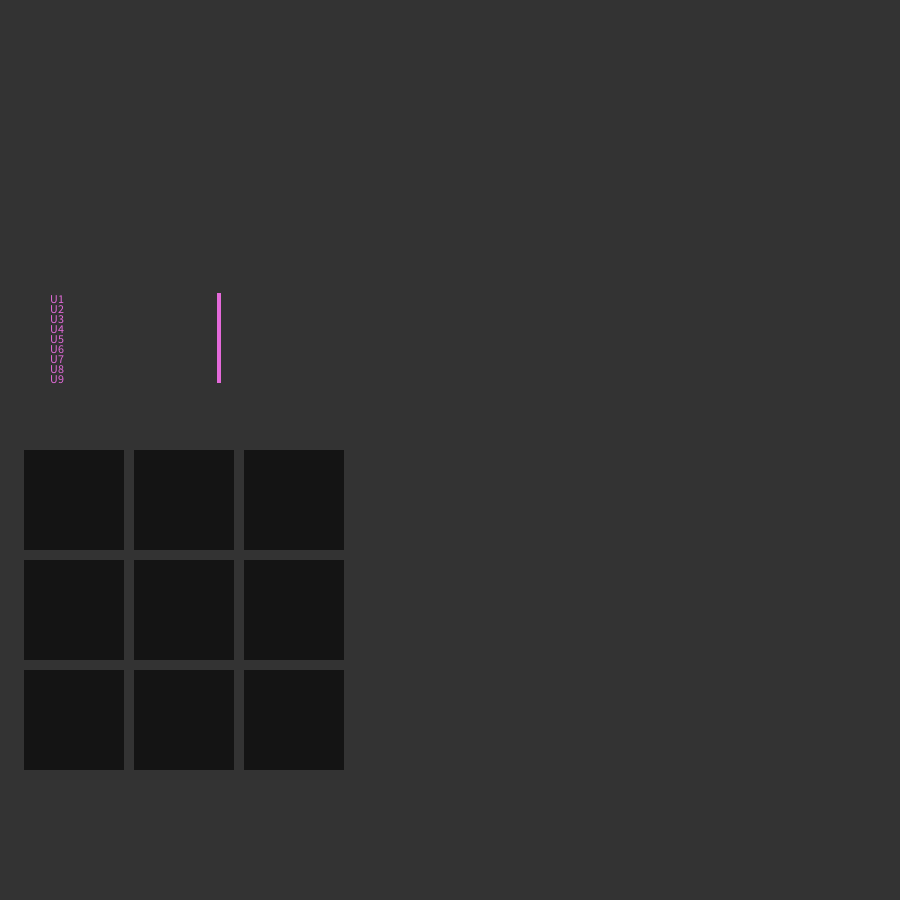
Frame 1 (no input)
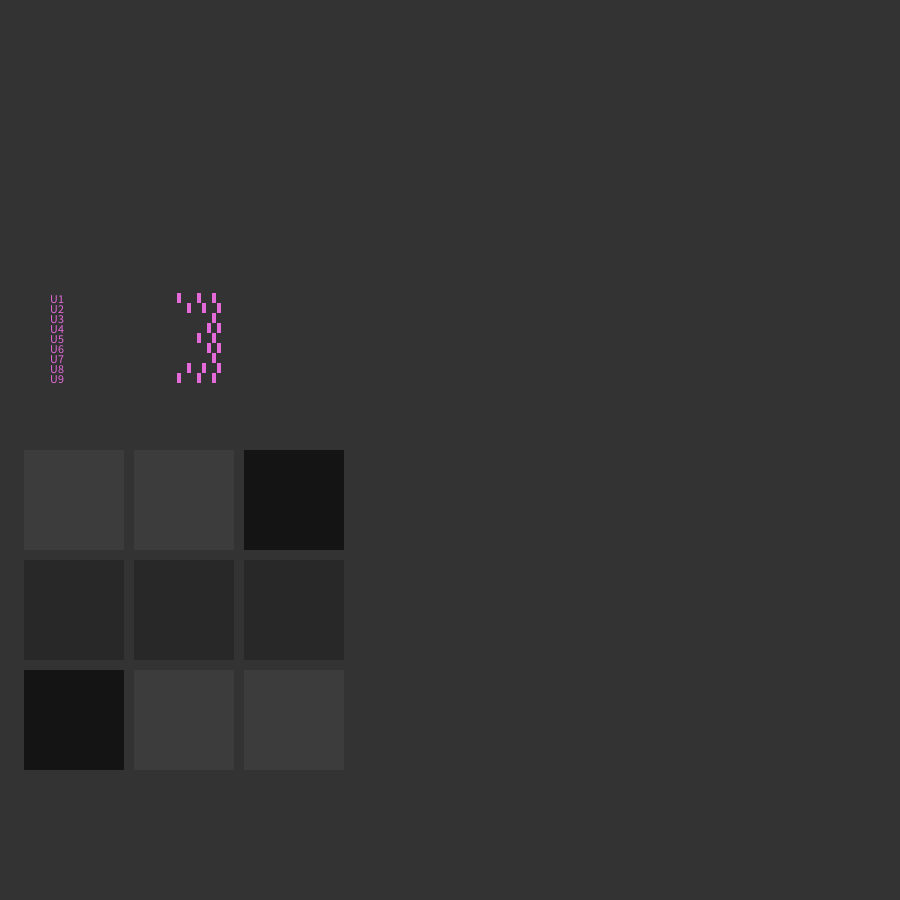
Frame 60 (the mouse pressed at the canvas centre just before this capture)
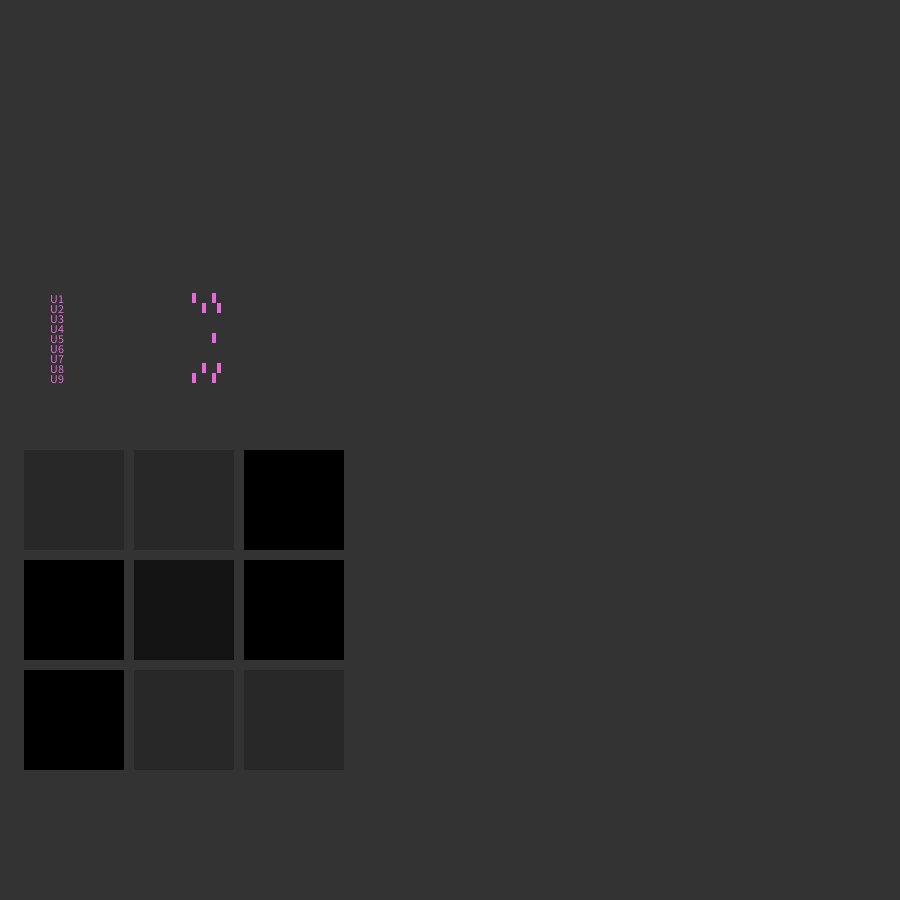
Frame 120 (the mouse held since frame 60 and released just before this capture)

The Processing sketch that drew these frames (run headless with seeded random() and noise(); from frame 60 on, the mouse is pressed at the canvas centre):

// Processing sketch: spiking_dynamics
// ── spiking_dynamics.pde
/**
Sketch for spiking dynamics
**/
enum NeuronType {eRegular_spiking, eIntrinsically_bursting, 
                 eChattering, eFast_spiking, eLow_threshold, eResonator}
int framerate=90;
int substeps = 2;
int numunits = 5;
int tsteps = framerate/3;
float maxspkval = 64;

// single units
SpikingUnit[] units = new SpikingUnit[numunits];
float[][] exc_matrix = {{0, 1, 1, 1, 1}, 
                        {0, 0, 1, 0, 0}, 
                        {0, 1, 0, 1, 0}, 
                        {0, 0, 1, 0, 1}, 
                        {0, 1, 0, 1, 0}
                        };
//float[] sensor_inp =   {100, 100, 0, 
//                        0, 0, 0, 
//                        0, 100, 100
//                        };
                        
float[] base_act = new float[numunits];                          


Buffer[] data = new Buffer[numunits];
Buffer spikerate = new Buffer(tsteps);
Buffer delay = new Buffer(50);

// populations
int popsize = 9;
SpikingPopulation sensorpop;

void setup(){
  size(900, 900);
  noStroke();
  fill(255);
  rectMode(CENTER);
  NeuronType[] ntypes = {NeuronType.eRegular_spiking, 
                         NeuronType.eRegular_spiking, 
                         NeuronType.eFast_spiking,
                       NeuronType.eRegular_spiking,
                     NeuronType.eRegular_spiking};
  frameRate(framerate);
  for(int i=0; i<numunits; i++){
    //units[i] = new SpikingUnit("S"+(i+1), NeuronType.eRegular_spiking, substeps);
    units[i] = new SpikingUnit("S"+(i+1), ntypes[i], substeps);
    data[i] = new Buffer(tsteps);
  }
  
  sensorpop = new SpikingPopulation("Sensor", popsize, NeuronType.eRegular_spiking, tsteps);
   //<>// //<>//
}

void draw(){
  draw_spike_pop();
}

void draw_spike_pop(){
  background(51);
  float[][] sensor_int_top = {{0, 1, 0, 1, 0, 0, 0, 0, 0}, 
                              {1, 0, 1, 0, 1, 0, 0, 0, 0}, 
                              {0, 1, 0, 0, 0, 1, 0, 0, 0}, 
                              {1, 0, 0, 0, 1, 0, 1, 0, 0}, 
                              {0, 1, 0, 1, 0, 1, 0, 1, 0}, 
                              {0, 0, 1, 0, 1, 0, 0, 0, 1}, 
                              {0, 0, 0, 1, 0, 0, 0, 1, 0}, 
                              {0, 0, 0, 0, 1, 0, 1, 0, 1}, 
                              {0, 0, 0, 0, 0, 1, 0, 1, 0}
                              };
  sensorpop.setInternalTopology(sensor_int_top);    
  int stimval = 50;
  float[] sensor_inp =   {stimval, stimval, 0, 
                        0, 0, 0, 
                        0, stimval, stimval
                        };
  sensorpop.setDirect(sensor_inp);
  sensorpop.tick();
  
  
  // viz
  pushMatrix();
  translate(74, 298);
  drawSpikeStrip(sensorpop.getBuffers(), maxspkval);
  popMatrix();
  int rows = 3; int cols = 3;
  float [][] decod_act = new float[rows][cols];
  for(int j=0; j<rows; j++)
    for(int i=0; i<cols; i++){
      float[] spk = sensorpop.getBuffers()[i+rows*j].array();
      
      decod_act[j][i] = 20*countSpikes(spk, maxspkval);
      //println(decod_act[j][i]);
    }
  pushMatrix();
  translate(74, 500);
  drawColGrid(0, 0, 100, decod_act);
  popMatrix();
}

void draw_spikeunit(){
  background(51);
  base_act[0] = 20;
  base_act[1] = 0;
  base_act[2] = 0;
  //circle(148,141, 100);
  //units[1].setDbg(true);
  for(int i=0; i<numunits; i++){
    units[i].setDirect(base_act[i]);
    units[i].tick();
  }
  updateConn(exc_matrix, units); //<>// //<>// //<>//
  
  // update with buffer delay
  delay.append(units[0].getOutput());
  int dl = min(13, delay.array().length-1) ;
  units[1].excite(delay.get(dl));
  
  // draw time series plot
  pushMatrix();
  scale(1, 0.7);
  float[][] plotcrds = {{50, 50},{190, 50},{335, 50},{483, 50},{640, 50}};
  for(int i=0; i<numunits; i++){
    data[i].append(units[i].getVlt());
    pushMatrix();
    translate(plotcrds[i][0], plotcrds[i][1]);
    drawTimeSeries(data[i].array(), 94, 2, -65);
    popMatrix();
  }
  popMatrix();
  // draw topology
  pushMatrix();
  translate(50, 244);
  float[][] topcrds = {{50, 183},{100, 150},{155, 211},{165, 272},{32, 275}};
  drawGraph(topcrds, exc_matrix);
  popMatrix();
  
  // draw spike plot
  pushMatrix();
  translate(74, 298);
  drawSpikeStrip(data, maxspkval);
  popMatrix();
  
  // draw time plot of spikenum
  spikerate.append(countSpikes(data[0].array(), maxspkval));
  pushMatrix();
  translate(260, 353);
  drawTimeSeries(spikerate.array(), 16, 2, 0);
  popMatrix();
  
  // draw phase rotation for a neuron
  pushMatrix();
  translate(52, 40);
  draw_rot_line(units[0].getPhase(), 0, 0);
  popMatrix();
  
}

void updateConn(float[][] matrix, SpikingUnit[] units){

  for(int j=0; j<matrix.length; ++j){
    for(int i=0; i<matrix[0].length; ++i){
      if(matrix[j][i] > 0)
        units[i].excite(units[j].getOutput());//, units[j].getPhase());
      else if(matrix[j][i] < 0)
        units[i].inhibit(units[j].getOutput());//, units[j].getPhase());
    }
  }
  
}

// ── SpikingPopulation.pde
/*
Spiking population with connection topology
*/

class SpikingPopulation{
 
  SpikingUnit[] units;
  Buffer[] data;
  float [] output;
  float [][] internal_synapse;
  // constructor
  SpikingPopulation(String name, int sz, NeuronType ntype, int bufsize){
    units = new SpikingUnit[sz];
    output = new float[sz];
    data = new Buffer[sz];
    for(int i=0; i<sz; i++){
      units[i] = new SpikingUnit(name+"_"+(i+1), ntype, 2);
      data[i] = new Buffer(bufsize);
    }
    // default internal synapse is no conn
    internal_synapse = zeros(sz, sz);
  }
  
  // accessors
  float[] getOutput(){
    for(int i=0; i<units.length; i++)
      output[i] = units[i].getOutput();
    return output;
  }
  
  Buffer[] getBuffers(){
    return data;  
  }
  
  void setInternalTopology(float[][] top){
    internal_synapse = top;  
  }
    
  
  // methods
  void tick(){
    for(int i=0; i<units.length; i++){
      units[i].tick();
      data[i].append(units[i].getOutput());
    }
    updateConn(internal_synapse, units);
    
  }
  
  void setDirect(float[] val){
    for(int i=0; i<units.length; i++)
      units[i].setDirect(val[i]);
  }
  
  void excite(float[] val, float[][] synapse){
    // will throw array out of bounds if not matching
    for(int j=0; j<synapse.length; ++j){
      for(int i=0; i<synapse[0].length; ++i){
          if(synapse[j][i] > 0)
            units[i].excite(synapse[j][i] * val[j]);
      }
    }
    
  }
  
  void inhibit(float[] val, float[][] synapse){
    // will throw array out of bounds if not matching
    for(int j=0; j<synapse.length; ++j){
      for(int i=0; i<synapse[0].length; ++i){
          if(synapse[j][i] > 0)
            units[i].inhibit(synapse[j][i] * val[j]);
      }
    }
  }
  
  // privates
  private void updateConn(float[][] matrix, SpikingUnit[] units){

    for(int j=0; j<matrix.length; ++j){
      for(int i=0; i<matrix[0].length; ++i){
        if(matrix[j][i] > 0)
          units[i].excite(units[j].getOutput());//, units[j].getPhase());
        else if(matrix[j][i] < 0)
          units[i].inhibit(units[j].getOutput());//, units[j].getPhase());
      }
    }
  }
}

// ── SpikingUnit.pde
import java.util.Arrays;
//import java.util.stream.FloatStream;
/* Single spiking unit
*/
class SpikingUnit{
  int population_size=1;
  boolean debug = false;
  float threshold = 65.0;
  int substeps;
  NeuronType neuronType;
  float tau_recovery;
  float coupling;
  float reset_voltage;
  float reset_recovery;
  float dir_current;
  float voltage;
  float recovery;
  FloatList e_synapse;
  FloatList i_synapse;
  String name;
  
  //float[] vlt_buffer;
  // constructor
  SpikingUnit(String aname, NeuronType a_ntype,
              int a_substeps){
    name = aname;            
    substeps = a_substeps;
    e_synapse = new FloatList();
    i_synapse = new FloatList();
    // vlt_buffer = new float[a_buffersz];
    setNeuronType(a_ntype);
   
  }
  
  // accessors
  float getVlt(){ return voltage; }
  float getOutput(){return voltage;}
  float getPhase(){return map(voltage, reset_voltage, threshold, 0, TWO_PI);}
  
  void setDirect(float current){ dir_current = current; }
  void setDbg(boolean on){ debug = on; }
  void setNeuronType(NeuronType a_ntype){
     switch(a_ntype){
      case eIntrinsically_bursting:
          tau_recovery = 0.02f;
          coupling = 0.2f;
          reset_voltage = -55;
          reset_recovery = 4;
          break;
      case eChattering:
          tau_recovery = 0.02f;
          coupling = 0.2f;
          reset_voltage = -50;
          reset_recovery = 2;
          break;
      case eFast_spiking:
          tau_recovery = 0.1f;
          coupling = 0.2f;
          reset_voltage = -65;
          reset_recovery = 2;

          break;
      case eLow_threshold:
          tau_recovery = 0.1f;
          coupling = 0.25f;
          reset_voltage = -65.f;
          reset_recovery = 2.f;

          break;
      case eResonator:
          tau_recovery = 0.1f;
          coupling = 0.26f;
          reset_voltage = 65;
          reset_recovery = 2;

          break;
      default:
      case eRegular_spiking:
          tau_recovery = 0.02f;
          coupling = 0.2f;
          reset_voltage = -65.f;
          reset_recovery = 8;
          break;

    }
  }
  
  void excite(float val){e_synapse.append(val);}
  void inhibit(float val){i_synapse.append(val);}
  
  void tick(){
    float[] ret = timeStep_Iz(  tau_recovery,
                  coupling,
                  reset_voltage,
                  reset_recovery,
                  e_synapse.array(),
                  i_synapse.array(),
                  dir_current,
                  voltage,
                  recovery);
     voltage = ret[0];
     recovery = ret[1];
     e_synapse.clear();
     i_synapse.clear();
  }
  
  // visualize
  
   //<>//
  float[] timeStep_Iz(             float a_a, // tau recovery //<>//
                                float a_b, // coupling
                                float a_c, // reset voltage
                                float a_d, // reset recovery //<>//
                                float[] e_syn, // synapse - contains excitation and inh scaled by synaptic vals, or zero if not spiked //<>//
                                float[] i_syn,
                                float a_i, // direct current
                                float a_v, // in out excitation
                                float a_u  // recovery //<>//
                                ) //<>// //<>//
  { //<>// //<>//
    float fired = 0; //<>//
    //for(int i=0; i < population_size; ++i) 
    if(a_v >= threshold)
            fired = 1.f;
            //numfired += 1;
    // numfired = sum(fired, population_size); // used for adenosine calc
    
    float v1 = a_v; 
    float u1 = a_u;
    float i1 = 0;
    //int synsize_x = excitation_size + inhibition_size;
    // float **syn_fired = create_matrix(synsize_x, population_size);

    //float *tmp = create_array(population_size);
    //sum(tmp, a_syn, synsize_x, population_size, 1); // sum along x axis

    //for(int j = 0; j < population_size; j++)
    //{
    if(fired == 1.f)
    {
        a_v = threshold;
        v1 = a_c;
        u1 = a_u + a_d;
    }
    float inputvlt = 0;
    for(int i=0; i<e_syn.length; i++){
      if(e_syn[i] >= threshold )
        inputvlt += e_syn[i];
    }
    for(int i=0; i<i_syn.length; i++){
      if(i_syn[i] >= threshold)
        inputvlt -= i_syn[i];
    }
        // sum up 
        // for(size_t i = 0; i < excitation_size + inhibition_size; i++)
        // {
        //     // TODO: change so inhibition is not removed
        //     if(a_syn[j] >= threshold)
        //         syn_fired[j] = a_syn[j];
        //     
        // }
    //}
    //float tmp = 0;//create_array(population_size);
    //sum(tmp, syn_fired, synsize_x, population_size, 1); // sum along x axis
    //sum(tmp, a_syn, synsize_x, population_size, 1); // sum along x axis
    //Stream<float> fs = Arrays.stream(a_syn); 
    //tmp = 
    i1 = inputvlt + a_i;
    //add(i1, tmp, a_i, population_size ); // add direct current
    
    // calculate output voltage
    float stepfact = 1.f/substeps;
    for(int step = 0; step < substeps; step++)
    {
      // v1=v1+(1.0/substeps)*(0.04*(v1**2)+(5*v1)+140-u + i1) 
      // 
      v1 += stepfact*(0.04*v1*v1 + 5*v1 + 
                  140-u1 + i1);
      // u1=u1+(1.0/substeps)*a*(b*v1-u1)               
    }
    u1 += (a_a*(a_b*v1 - u1));
    // multiply(v1, 100.f, population_size);
    // clip at threshold
    //for(int i = 0; i < population_size; i++)
    //{
    if(v1 >= threshold)
        v1 = threshold;
    //}
    if(debug)
    {
      println();
      println("-- " + name);
      println("inputvlt: " + inputvlt);
      printArray("exc syn_fired: ", e_syn);
      printArray("inh syn_fired: ", i_syn);
      println("vlt:" + voltage);
      println("i1: " + i1);
      
    }
    
    float[] retval = new float[2];
    retval[0] = v1;
    retval[1] = u1; 
    //copy_array(a_v, v1, population_size); // output voltage
    //copy_array(a_u, u1, population_size); // output recovery

    // destroy_matrix(syn_fired);
    return retval;
        
  }
  
  void debug(){
  println();
  println("-- " + name + " --");
  println ("tau: " + tau_recovery);
   println("coupling: " + coupling);
   println("reset_voltage: " + reset_voltage);
   println("reset_recovery: " + reset_recovery);
   println("dir_current: " + dir_current);
   println("voltage: " + voltage);
   println("recovery: " + recovery);
  print( "exc synapse: " + e_synapse.toString());
  print( "inh synapse: " + i_synapse.toString());
    
  }
}

// ── math.pde
float[][] zeros(int rows, int cols){
  float[][] ret = new float[rows][cols];
  return ret;
}

float[][] id(int sz){
  float [][] ret = zeros(sz, sz);
  for (int j=0; j<=ret.length; j++)
    for (int i=0; i<=ret[0].length; i++)
      if (j==i) ret[j][i] = 1;
  return ret;
}

float[][] ones(int rows, int cols){
  float [][] ret = zeros(rows, cols);
  for (int j=0; j<=ret.length; j++)
    for (int i=0; i<=ret[0].length; i++)
      ret[j][i] = 1;
  return ret;
}

// ── utilities.pde
void printArray(String s, float [] a){
  print(s+": ");
  for (int i=0; i<a.length; i++)
    print(Float.toString(a[i]) + "; "); 
  println();
}

void draw_rot_line(float angle, float trans_x, float trans_y){
  float lnlen = 10;
  float wt = 2;
  draw_rot_line(angle, trans_x, trans_y, lnlen, wt);
}


void draw_rot_line(float angle, float trans_x, float trans_y, float line_len, float str_weight){
  pushMatrix();
  pushStyle();
  translate(trans_x, trans_y);
  stroke(165);
  circle(0,0,line_len*2);
  strokeWeight(str_weight);
  rotate(angle);
  line(0,0, line_len, 0);
  popStyle();
  popMatrix();
}

void draw_q_phase_line(float angle, int quant, float trans_x, float trans_y){
  float q_angle = 2*PI/(float)quant;
  float flr =  ceil(angle/q_angle); // use ceil to round negs towards zero
  float rotangle = q_angle * flr;
  // print(angle);
  // print("; ");
  // println(rotangle);
  draw_rot_line(rotangle, trans_x, trans_y);
}

void barchart_array(float[] data,
  float yf1, 
  float xf1, 
  float yscale, 
  float xscale, 
  color clr, 
  int labelplacement,
  float aymax,
  String legend,
  PFont h1,
  PFont l1) {
  //Declare a float variabe for the max y axis value.
   float ymax=aymax;
   
   //Declare a float variable for the minimum y axis value.
   float ymin = 0;
   
   //Set the stroke color to a medium gray for the axis lines.
   stroke(175);
   
   //draw the axis lines.
   line(xf1-3,yf1+2,xf1+xscale,yf1+2);  
   line(xf1-3,yf1+2,xf1-3,yf1-yscale); 
     
   //turn off strokes for the bar charts 
   noStroke(); 
    
   //loop the chart drawing once.
   for (int c1 = 0; c1 < 1; c1++){  
   
     //Set the start x point value.
     float xfstart = xf1;  
     //Count the number of rows in the file.
     //for (int i = 0; i < lines.length; i++) {
       
       //For each line split values separated by columns into pieces.
       //String[] pieces = split(lines[i], ',');
       
       //Set the max Y axis value to be 10 greater than the max value in the pieces array.
       // ymax = 1.5* max(data);
       
       //Count the number of pieces in the array.
       float xcount = data.length;
       
       //Draw the minimum and maximum Y Axis labels. 
       textFont(h1);
       fill (100);
       textAlign(RIGHT, CENTER);
       text(int(ymax), xf1-8, yf1-yscale);
       text(int(ymin), xf1-8, yf1);
       text(legend, xf1+87, yf1+18);
       
       //Draw each column in the data series.
       for (int i2 = 0; i2 < xcount; i2++) {
         
         //Get the column value and set it has the height.
         float yheight = data[i2];
         
         //Declare the variables to hold column height as scaled to the y axis.     
         float ypct;
         float ysclhght;
         
         //calculate the scale of given the height of the chart.
         ypct = yheight / ymax;
         
         //Calculate the scale height of the column given the height of the chart.
         ysclhght = yscale * ypct;
         
         //If the column height exceeds the chart height than truncate it to the max value possible.
         if(ysclhght > yscale){
           ysclhght = yscale;
         }
         
         //Determine the width of the column placeholders on the X axis.
         float xcolumns = xscale / xcount;
         
         //Set the width of the columns to 5 pixels less than the column placeholders.
         float xwidth = xcolumns - 5;
         
         //Set the fill color of the columns.
         fill (clr);
         
         //Draw the columns to scale.
         quad(xf1, yf1, xf1, yf1-ysclhght, xf1 + xwidth, yf1-ysclhght, xf1 + xwidth, yf1);
         
         //Draw the labels.
         textFont(l1);
         textAlign(CENTER, CENTER);
         fill (100);
         
         //Decide where the labels will be placed.
         if (labelplacement < 1) {
           //Above the columns.
           text(nf(data[i2], 0, 2), xf1 + (xwidth / 2), yf1 - (ysclhght + 8));
         } else {
           //Below the columns.
           text(data[i2], xf1 + (xwidth / 2), yf1 + 8);
         }
         //increment the x point at which to draw a column.
         xf1 = xf1 + xcolumns;
       //}
    }
  }
}

/**
*/
void drawGraph(float[][] units, float[][] adjmatrix){
  pushStyle();
  float inner = 10.9;
  float outer= 40.3;
  color incol = color(0,0,0,151);
  color outcol = color(222, 147);
  color txtcol = color(200);
  color excol = color(217,122,122,255);
  color inhcol= color(122,122,217,255);
  color linecol;
  for(int j=0; j<adjmatrix.length; j++){
    pushStyle();
    fill(outcol);
    circle(units[j][0], units[j][1], outer);
    fill(incol);
    circle(units[j][0], units[j][1], inner);
    popStyle();
    // text
    pushStyle();
    fill(txtcol);
    text("U" + (j+1), units[j][0], units[j][1] + outer+5);
    popStyle();
    for(int i=0; i<adjmatrix[0].length; i++){
        if(adjmatrix[j][i] != 0){
          float[] from = units[j];
          float[] to = units[i];
          pushStyle();
          strokeWeight(4);
          linecol = excol;
          if(adjmatrix[j][i] < 0)
            linecol = inhcol;
          stroke(linecol);
          arrow(from[0], from[1], to[0], to[1]);
          popStyle();
        }
    }
  }
  popStyle();
}

void arrow(float x1, float y1, float x2, float y2) {
  float pt = 7;
  line(x1, y1, x2, y2);
  pushMatrix();
  translate(x2, y2);
  float a = atan2(x1-x2, y2-y1);
  rotate(a);
  line(0, 0, -pt, -pt);
  line(0, 0, pt, -pt);
  popMatrix();
} 

void drawTopologyGrid(float x1, float y1, float dim, float[][] top){
  color exccol = color(217,122,122,255);
  color inhcol= color(122,122,217,255);
  
  float y=y1;
  float margin = 10;
  for(int j=0; j<top.length; j++){
    float x=x1;
    for(int i=0; i<top[0].length; i++){
      pushStyle();
      if(top[j][i] > 0) fill(exccol);
      else if(top[j][i] < 0) fill(inhcol);
      else fill(100);
      square(x, y, dim);
      popStyle();
      x+= dim+margin;
    }
    y+= dim+margin;
  }
}

void drawColGrid(float x1, float y1, float dim, float[][] top){
  color exccol = color(217,122,122,255);
  color inhcol= color(122,122,217,255);
  
  float y=y1;
  float margin = 10;
  for(int j=0; j<top.length; j++){
    float x=x1;
    for(int i=0; i<top[0].length; i++){
      pushStyle();
      if(top[j][i] > 0) fill(top[j][i]);
      else if(top[j][i] < 0) fill(inhcol);
      else fill(0);
      square(x, y, dim);
      popStyle();
      x+= dim+margin;
    }
    y+= dim+margin;
  }
}

/** Draw a time-series plot
*/
void drawTimeSeries(float[] series, float maxy, float x_margin, float thresh){
 float y_length=100;
 float x_length=100;
// float x_margin = 20;
 //float ptsz = 10;
 pushStyle();
 stroke(200);
 strokeWeight(2);
 //draw y
 line(0,0,0,2*y_length);
 line(0,y_length, x_length, y_length);
 pushStyle();
 stroke(200, 100, 0);
 float y_thr = y_length*(1 - thresh/maxy);
 line(0,  y_thr, x_length, y_thr); 
 popStyle();
 // draw data
 float x = x_margin;
 pushStyle();
 //fill(150);
 noFill();
 strokeWeight(1);
 beginShape();
 for(int i=0; i<series.length; i++){
   float y = y_length*(1 - series[i]/maxy);
   //circle(x, y,  ptsz);
   vertex(x, y);
   x+=x_margin;
 }
 endShape();
 popStyle();
 popStyle();
}



class Buffer{
  FloatList data; 
  Buffer(int sz){
    data = new FloatList(sz);
    for(int i=0; i<sz; i++)
      data.append(0);
  }
  
  float[] array(){
    return data.array();
  }
  
  float head(){
    return data.get(0);
  }
  
  float get(int ix){
    return data.get(ix);
  }
  
  void append(float val){
    data.append(val);
    data.remove(0);
  }
}

void drawSpikeStrip(Buffer[] aspikes, float threshold){
  pushStyle();
  color ptcolor = color(228, 106, 218);
  float x=0; float y=0;
  float x_i =4; float y_i=10;  
  float margin = 1;
  fill(ptcolor);
  noStroke();
  for(int j=0; j<aspikes.length; j++){
    x=0;
    text("U"+(j+1), x-25, y+5);
    for(int i=0; i<aspikes[0].array().length; i++){
      // draw the strip
    if(aspikes[j].array()[i] > threshold){
      rect(x, y, x_i, y_i);}
    x+= x_i + margin;
    }
   y+= y_i;
  }
  popStyle();
}

int countSpikes(float[] data, float threshold){
  int retval = 0;
  for(int i=0; i< data.length; i++)
    if(data[i] >= threshold) retval++;
  return retval;
}
